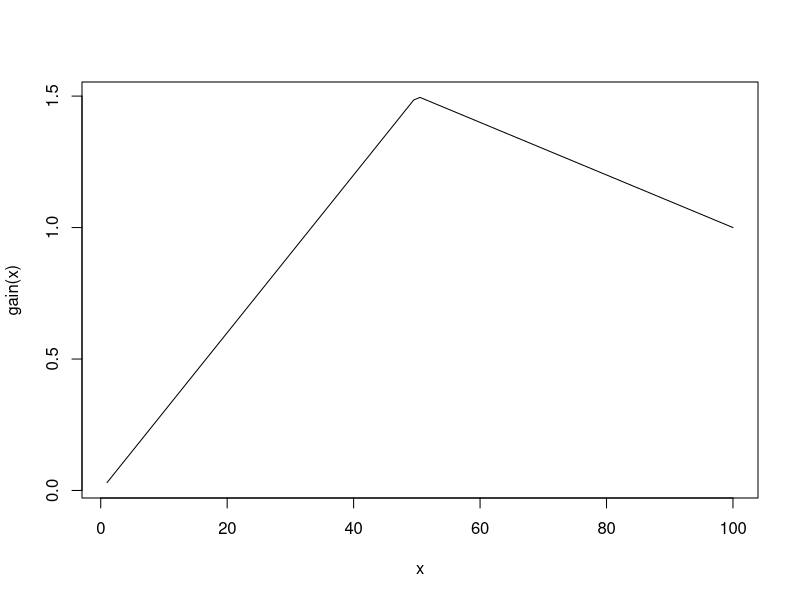
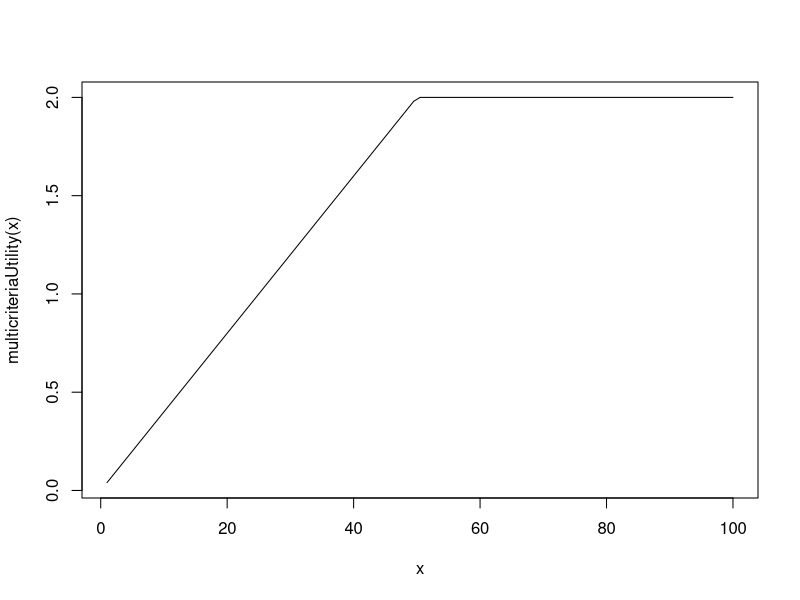
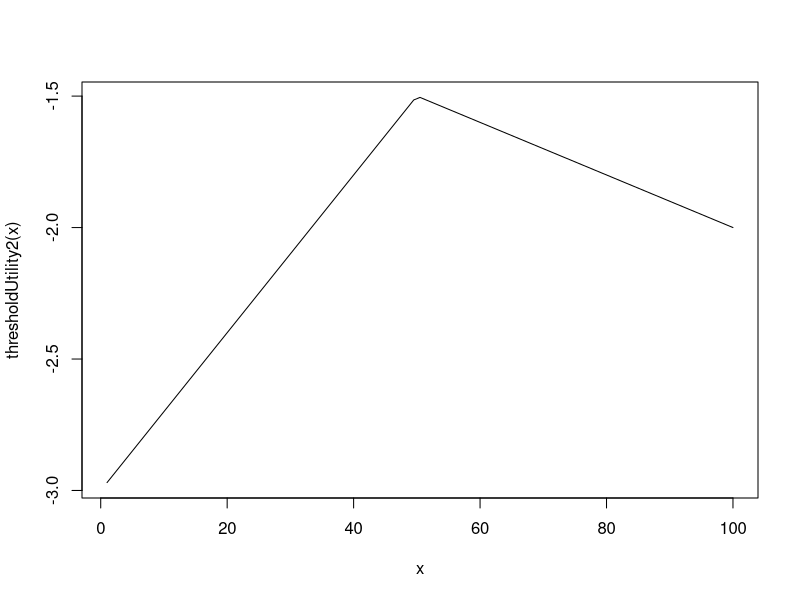
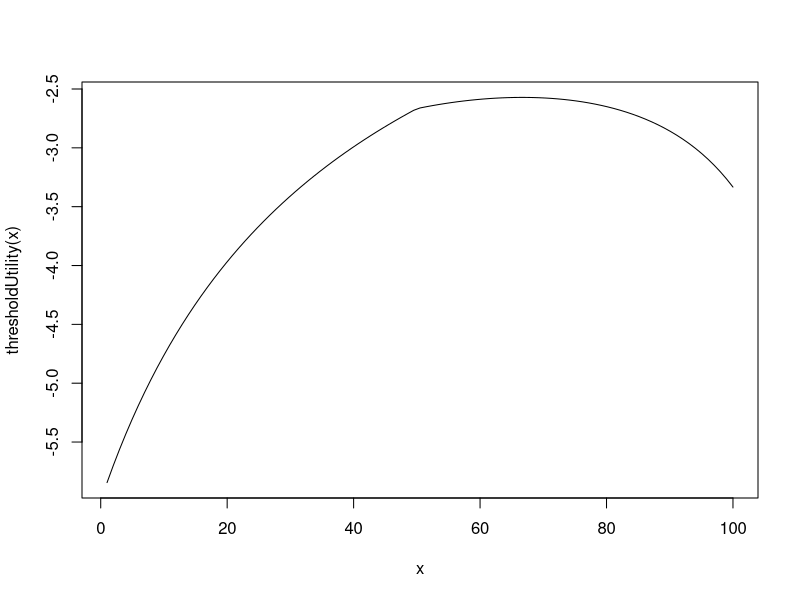

These charts were generated, in order, by the following R code: (Note: this script raises an error after producing the figures.)
wealthStrength = 2.0
fairnessStrength = 1.0
pieSize = 100
pieSizeMed = pieSize/2.0

wealthGain <- function(result){
 result/100
}

fairnessGain <- function(result){
  1-abs(pieSizeMed-result)/pieSizeMed
}

gain <- function(result){
  wealthGain(result)+ fairnessGain(result)
}

multicriteriaUtilityS <- function(result, difference){
  dx = difference/2
  (wealthStrength+dx)* wealthGain(result) +
    (fairnessStrength-dx) * fairnessGain(result)
}
multicriteriaUtility <- function(result){
  wealthStrength * wealthGain(result) +
    fairnessStrength * fairnessGain(result)
}

#For every function, make it a probability distribution function?
thresholdUtilityS <-function(result,difference){
  dx = difference/2
  -(wealthStrength+dx)/(wealthGain(result)+0.5) - (fairnessStrength-dx)/(fairnessGain(result)+0.5)
}

thresholdUtility <-function(result){
  -wealthStrength/(wealthGain(result)+0.5) -fairnessStrength/(fairnessGain(result) +0.5)
}

thresholdUtility2S <-function(result, difference){
  dx = difference/2
  wealthGain(result) -(wealthStrength+dx) +  fairnessGain(result) - (fairnessStrength-dx)
}

thresholdUtility2 <-function(result){
  wealthGain(result) -wealthStrength +  fairnessGain(result) - fairnessStrength
}

thresholdMemoryUtility <- function(difference){
  df = as.data.frame(matrix(ncol=106, nrow=1))
  dx = difference/2
  b <-intention(df,1,1+dx,1-dx,1,1,0,0)
  b <- b[-1,-c(1:6)]
  b <- t(scale(t(b))) #scaled AND removes iteration colum, now result is colid
  unname(colMeans(b)) #hmm kan alleen van 1:100
}




#ToDo for responder
#ToDo for 

#for every offer, what is the utility of that offer
#ToDo: memory nog echt meenemen

curve(gain(x),1,pieSize)
curve(multicriteriaUtility(x),1,pieSize)
curve(thresholdUtility2(x),1,pieSize)
curve(thresholdUtility(x),1,pieSize)
plot(needDim) #need function, for satE=1, a t=1;
plot(hist(b$demands))
plot(b$demands) #je maximale needDim schuift naar 66 blijkbaar... #waarom?... tjah
